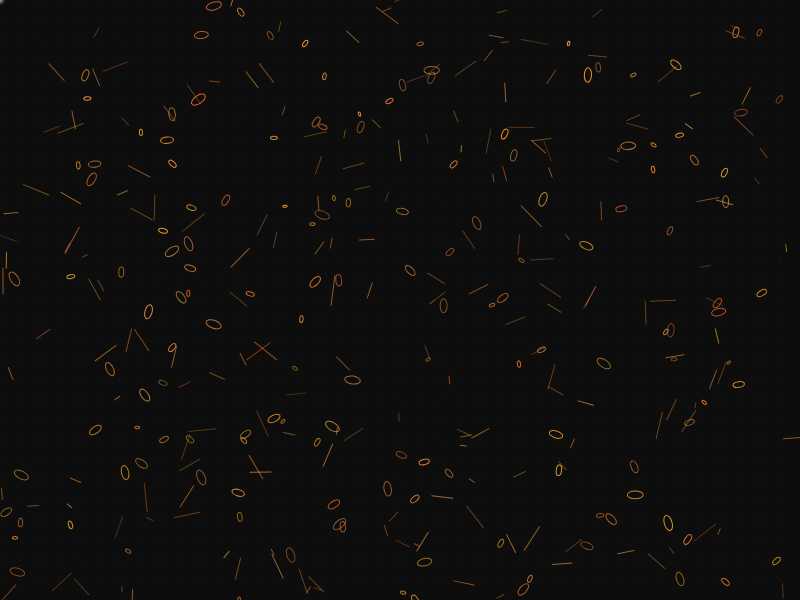
Frame 1 (no input)
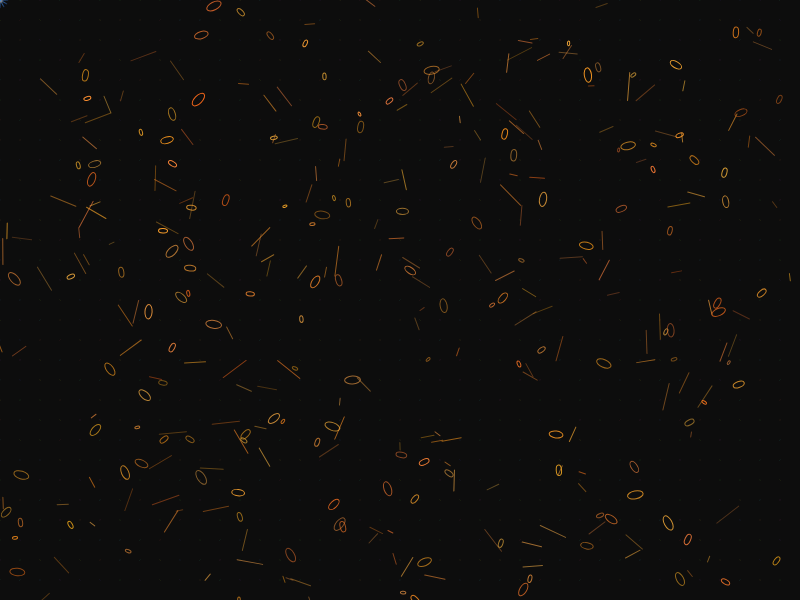
Frame 60 (no input)
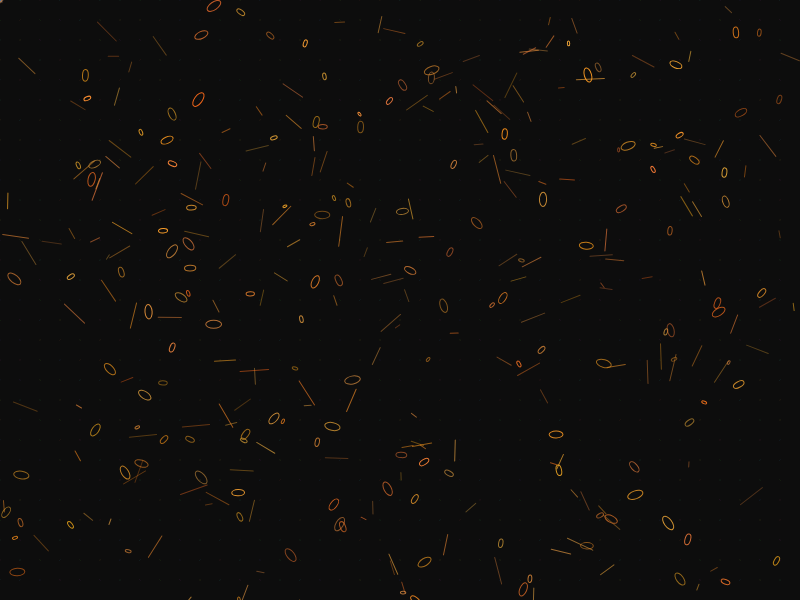
Frame 120 (the mouse pressed at the canvas centre since frame 60)

The p5.js sketch that drew these frames (run headless with seeded random() and noise() and a simulated clock; from frame 60 on, the mouse is pressed at the canvas centre):

// p5.js sketch
// ── sketch.js
let lines = [];
let points = [];
let flowField = [];

function setup() {
  createCanvas(800, 600);
  colorMode(HSB, 360, 100, 100, 1);
  noFill();
  strokeWeight(1);

  // Create flow field
  let resolution = 20;
  let cols = width / resolution;
  let rows = height / resolution;
  flowField = new Array(cols * rows);

  for (let i = 0; i < flowField.length; i++) {
    flowField[i] = random(TWO_PI);
  }

  // Create initial lines
  for (let i = 0; i < 200; i++) {
    let x = random(width);
    let y = random(height);
    lines.push({
      x: x,
      y: y,
      angle: flowField[Math.floor(y / resolution) * cols + Math.floor(x / resolution)],
      length: random(5, 30),
      hue: random(20, 40),
      sat: random(70, 90),
      bri: random(80, 100),
      alpha: random(0.3, 0.7)
    });
  }

  // Create flower points
  for (let i = 0; i < 150; i++) {
    let x = random(width);
    let y = random(height);
    points.push({
      x: x,
      y: y,
      size: random(2, 8),
      hue: random(20, 40),
      sat: random(70, 90),
      bri: random(80, 100),
      alpha: random(0.5, 1),
      angle: random(TWO_PI)
    });
  }
}

function draw() {
  background(0, 0, 5);

  // Update flow field
  let resolution = 20;
  let cols = width / resolution;
  let rows = height / resolution;

  for (let i = 0; i < flowField.length; i++) {
    let x = (i % cols) * resolution;
    let y = Math.floor(i / cols) * resolution;
    let angle = flowField[i];
    let force = p5.Vector.fromAngle(angle);
    force.mult(0.01);
    stroke((angle * 180 / PI + frameCount * 0.5) % 360, 70, 90, 0.2);
    line(x, y, x + force.x * 10, y + force.y * 10);
  }

  // Draw lines
  for (let i = 0; i < lines.length; i++) {
    let l = lines[i];
    let x = l.x;
    let y = l.y;
    let angle = l.angle;

    stroke(l.hue, l.sat, l.bri, l.alpha);
    push();
    translate(x, y);
    rotate(angle);
    line(0, 0, l.length, 0);
    pop();

    // Update position
    let force = p5.Vector.fromAngle(angle);
    l.x += force.x * 0.5;
    l.y += force.y * 0.5;

    // Reset if out of bounds
    if (l.x < -10 || l.x > width + 10 || l.y < -10 || l.y > height + 10) {
      l.x = random(width);
      l.y = random(height);
      let col = Math.floor(l.x / resolution);
      let row = Math.floor(l.y / resolution);
      if (col >= 0 && col < cols && row >= 0 && row < rows) {
        l.angle = flowField[row * cols + col];
      }
    }

    // Occasionally change angle
    if (random() < 0.01) {
      let col = Math.floor(l.x / resolution);
      let row = Math.floor(l.y / resolution);
      if (col >= 0 && col < cols && row >= 0 && row < rows) {
        l.angle = flowField[row * cols + col];
      }
    }

    // Bloom at intersections
    if (random() < 0.02) {
      let size = random(1, 3);
      stroke(l.hue, l.sat, l.bri, l.alpha);
      for (let j = 0; j < 8; j++) {
        push();
        rotate(TWO_PI * j / 8);
        line(0, 0, size, 0);
        pop();
      }
    }
  }

  // Draw points
  for (let i = 0; i < points.length; i++) {
    let p = points[i];
    let x = p.x;
    let y = p.y;

    stroke(p.hue, p.sat, p.bri, p.alpha);
    push();
    translate(x, y);
    rotate(p.angle);
    ellipse(0, 0, p.size, p.size * 2);
    pop();

    // Occasionally bloom
    if (random() < 0.01) {
      stroke((p.hue + 180) % 360, p.sat, p.bri, p.alpha * 0.5);
      for (let j = 0; j < 12; j++) {
        push();
        rotate(TWO_PI * j / 12);
        line(0, 0, p.size, 0);
        pop();
      }
    }

    // Update angle
    p.angle += 0.05;
  }
}
